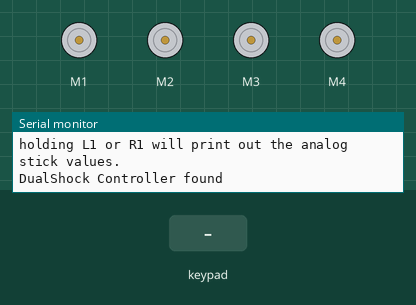
Recording of a sketch running on a simulated Arduino Uno, built with avr-gcc and run on an emulated ATmega328P. Parts: 4 × DC motor (green arrow = forward, orange = backward, longer = faster), the last lines printed to the serial monitor. Inputs (shaded band) come from the test bench.

Above: at 1.7 s.
1.8 s: key 'L' pressed
At 2.04 s:
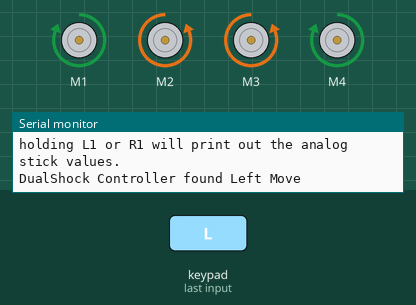
3.7 s: key 'R' pressed
At 3.93 s:
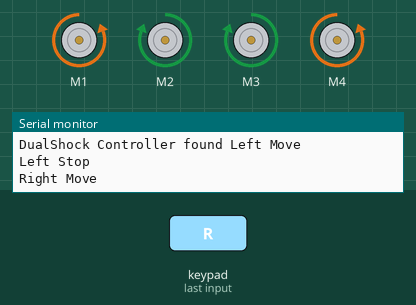
5.6 s: key 'X' pressed
At 5.81 s:
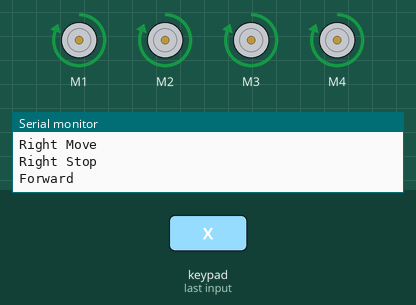
7.5 s: key 'S' pressed
At 7.74 s:
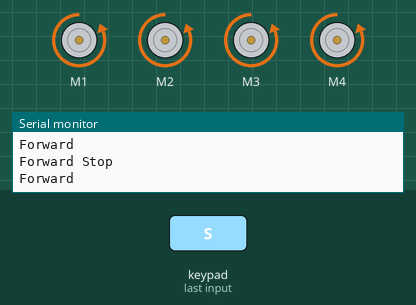
Timing chart, 0 to 10.4 s (numbered marks = the images above; inputs shaded):
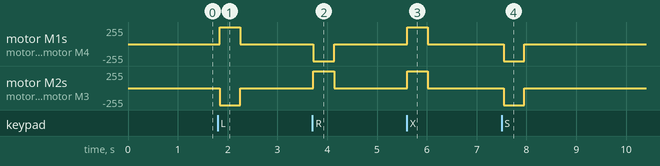

Measured:
- after the input at 1.8 s, motor M1, motor M4: stopped → forward 255/255 at once, → stopped 0.41 s later; motor M2, motor M3: stopped → backward 255/255 at once, → stopped 0.41 s later
- after the input at 3.7 s, motor M1, motor M4: stopped → backward 255/255 at once, → stopped 0.41 s later; motor M2, motor M3: stopped → forward 255/255 at once, → stopped 0.41 s later
- after the input at 5.6 s, motor M1–4: stopped → forward 255/255 at once, → stopped 0.41 s later
- after the input at 7.5 s, motor M1–4: stopped → backward 255/255 at once, → stopped 0.41 s later

The sketch:

PS2X_ash8dbz.ino
```cpp
#include <PS2X_lib.h>  //for v1.6
#include <AFMotor.h>

/******************************************************************
 * Motor initilize.
 *
 ******************************************************************/
AF_DCMotor motor1(1);
AF_DCMotor motor2(2);
AF_DCMotor motor3(3);
AF_DCMotor motor4(4);


/******************************************************************
 * set pins connected to PS2 controller:
 *   - 1e column: original
 *   - 2e colmun: Stef?
 * replace pin numbers by the ones you use
 ******************************************************************/
 // using analog bcoz 0-13 used by motor shield
#define PS2_DAT        A0  //13    changing this from 13 to A0
#define PS2_CMD        A1  //11    changing this from 11 to A1
#define PS2_SEL        A2  //10    changing this from 10 to A2
#define PS2_CLK        A3  //12    changing this from 12 to A3

/******************************************************************
 * select modes of PS2 controller:
 *   - pressures = analog reading of push-butttons
 *   - rumble    = motor rumbling
 * uncomment 1 of the lines for each mode selection
 ******************************************************************/
//#define pressures   true
#define pressures   false
//#define rumble      true
#define rumble      true

PS2X ps2x; // create PS2 Controller Class

//right now, the library does NOT support hot pluggable controllers, meaning
//you must always either restart your Arduino after you connect the controller,
//or call config_gamepad(pins) again after connecting the controller.

int error = 0;
byte type = 0;
byte vibrate = 0;

//to control speed of vehicle
byte v_speed=255;

//int speed_incr(int speed)
//{
//    if(speed>=255)
//    {
//      return 255;
//    }
//    else
//    {
//      return speed+10;
//    }
//}
//
//int speed_decr(int speed)
//{
//    if(speed<=200)
//    {
//      return 200;
//    }
//    else
//    {
//      return speed-10;
//    }
//}

void setup(){

  motor1.run(FORWARD);
  motor2.run(FORWARD);
  motor3.run(FORWARD);
  motor4.run(FORWARD);


  Serial.begin(57600);

  delay(500);  //added delay to give wireless ps2 module some time to startup, before configuring it

  //CHANGES for v1.6 HERE!!! **************PAY ATTENTION*************

  //setup pins and settings: GamePad(clock, command, attention, data, Pressures?, Rumble?) check for error
  error = ps2x.config_gamepad(PS2_CLK, PS2_CMD, PS2_SEL, PS2_DAT, pressures, rumble);

  if(error == 0){
    Serial.print("Found Controller, configured successful ");
    Serial.print("pressures = ");
	if (pressures)
	  Serial.println("true ");
	else
	  Serial.println("false");
	Serial.print("rumble = ");
	if (rumble)
	  Serial.println("true)");
	else
	  Serial.println("false");
    Serial.println("Try out all the buttons, X will vibrate the controller, faster as you press harder;");
    Serial.println("holding L1 or R1 will print out the analog stick values.");
  }
  else if(error == 1)
    Serial.println("No controller found, check wiring, see readme.txt to enable debug. visit www.billporter.info for troubleshooting tips");

  else if(error == 2)
    Serial.println("Controller found but not accepting commands. see readme.txt to enable debug. Visit www.billporter.info for troubleshooting tips");

  else if(error == 3)
    Serial.println("Controller refusing to enter Pressures mode, may not support it. ");

//  Serial.print(ps2x.Analog(1), HEX);

  type = ps2x.readType();
  switch(type) {
    case 0:
      Serial.print("Unknown Controller type found ");
      break;
    case 1:
      Serial.print("DualShock Controller found ");
      break;
    case 2:
      Serial.print("GuitarHero Controller found ");
      break;
	case 3:
      Serial.print("Wireless Sony DualShock Controller found ");
      break;
   }
}

void loop() {
  /* You must Read Gamepad to get new values and set vibration values
     ps2x.read_gamepad(small motor on/off, larger motor strenght from 0-255)
     if you don't enable the rumble, use ps2x.read_gamepad(); with no values
     You should call this at least once a second
   */


  if(error == 1) //skip loop if no controller found
    return;

  else { //DualShock Controller

    ps2x.read_gamepad(false, vibrate); //read controller and set large motor to spin at 'vibrate' speed
    //ps2x.read_gamepad();  //changed this.ash8dbz

//    if(ps2x.Button(PSB_START))         //will be TRUE as long as button is pressed
//      {
//        Serial.println("Start is being held");
//      }
//    if(ps2x.Button(PSB_SELECT))
//      Serial.println("Select is being held");
//
//    if(ps2x.Button(PSB_PAD_UP)) {      //will be TRUE as long as button is pressed
//      Serial.print("Up held this hard: ");
//      Serial.println(ps2x.Analog(PSAB_PAD_UP), DEC);
//    }
    if(ps2x.ButtonPressed(PSB_PAD_RIGHT)){
      //Serial.print("Right held this hard: ");
      //Serial.println(ps2x.Analog(PSAB_PAD_RIGHT), DEC);
      Serial.println("Right Move");
          motor1.run(BACKWARD);
          motor4.run(BACKWARD);
          motor2.run(FORWARD);
          motor3.run(FORWARD);
          motor1.setSpeed(v_speed);
          motor2.setSpeed(v_speed);
          motor3.setSpeed(v_speed);
          motor4.setSpeed(v_speed);
          delay(10);
    }
    if(ps2x.ButtonReleased(PSB_PAD_RIGHT))              //will be TRUE if button was JUST released
      {
        Serial.println("Right Stop");
          motor1.setSpeed(0);
          motor2.setSpeed(0);
          motor3.setSpeed(0);
          motor4.setSpeed(0);
          delay(10);
      }
   // if(ps2x.Button(PSB_PAD_LEFT)){
      //Serial.print("LEFT held this hard: ");
      //Serial.println(ps2x.Analog(PSAB_PAD_LEFT), DEC);
    //}
       if(ps2x.ButtonPressed(PSB_PAD_LEFT)){
      //Serial.print("Right held this hard: ");
      //Serial.println(ps2x.Analog(PSAB_PAD_RIGHT), DEC);
      Serial.println("Left Move");
          motor2.run(BACKWARD);
          motor3.run(BACKWARD);
          motor1.run(FORWARD);
          motor4.run(FORWARD);
          motor1.setSpeed(v_speed);
          motor2.setSpeed(v_speed);
          motor3.setSpeed(v_speed);
          motor4.setSpeed(v_speed);
          delay(10);
    }
    if(ps2x.ButtonReleased(PSB_PAD_LEFT))              //will be TRUE if button was JUST released
      {
        Serial.println("Left Stop");
          motor1.setSpeed(0);
          motor2.setSpeed(0);
          motor3.setSpeed(0);
          motor4.setSpeed(0);
          delay(10);
      }
//    if(ps2x.Button(PSB_PAD_DOWN)){
//      Serial.print("DOWN held this hard: ");
//      Serial.println(ps2x.Analog(PSAB_PAD_DOWN), DEC);
//    }
    //Serial.print(ps2x.Analog(PSAB_TRIANGLE));
    //vibrate = ps2x.Analog(PSAB_TRIANGLE);  //this will set the large motor vibrate speed based on how hard you press the blue (X) button
//    if (ps2x.NewButtonState()) {        //will be TRUE if any button changes state (on to off, or off to on)
//      if(ps2x.Button(PSB_L3))
//        Serial.println("L3 pressed");
//      if(ps2x.Button(PSB_R3))
//        Serial.println("R3 pressed");
//      if(ps2x.Button(PSB_L2))
//        Serial.println("L2 pressed");
//      if(ps2x.Button(PSB_R2))
//        Serial.println("R2 pressed");
//      if(ps2x.Button(PSB_TRIANGLE))
//        Serial.println("Triangle pressed");
    }

    if(ps2x.ButtonPressed(PSB_CROSS))               //will be TRUE if button was JUST pressed
      {
        Serial.println("Forward");
          motor1.run(FORWARD);
          motor2.run(FORWARD);
          motor3.run(FORWARD);
          motor4.run(FORWARD);
          motor1.setSpeed(v_speed);
          motor2.setSpeed(v_speed);
          motor3.setSpeed(v_speed);
          motor4.setSpeed(v_speed);
          delay(10);

      }
    if(ps2x.ButtonReleased(PSB_CROSS))              //will be TRUE if button was JUST released
      {
        Serial.println("Forward Stop");
          motor1.setSpeed(0);
          motor2.setSpeed(0);
          motor3.setSpeed(0);
          motor4.setSpeed(0);
          delay(10);
      }

      if(ps2x.ButtonPressed(PSB_SQUARE))               //will be TRUE if button was JUST pressed
      {
        Serial.println("Forward");
          motor1.run(BACKWARD);
          motor2.run(BACKWARD);
          motor3.run(BACKWARD);
          motor4.run(BACKWARD);
          motor1.setSpeed(v_speed);
          motor2.setSpeed(v_speed);
          motor3.setSpeed(v_speed);
          motor4.setSpeed(v_speed);
          delay(10);

      }
    if(ps2x.ButtonReleased(PSB_SQUARE))              //will be TRUE if button was JUST released
      {
        Serial.println("Forward Stop");
          motor1.setSpeed(0);
          motor2.setSpeed(0);
          motor3.setSpeed(0);
          motor4.setSpeed(0);
          delay(10);
      }

    /*if(ps2x.NewButtonState(PSB_CROSS))               //will be TRUE if button was JUST pressed OR released
      Serial.println("X just changed");
    if(ps2x.ButtonReleased(PSB_SQUARE))              //will be TRUE if button was JUST released
      Serial.println("Square just released");
    */
    if(ps2x.Button(PSB_R1)) { //print stick values if either is TRUE
//      Serial.print("Stick Values:");
//      Serial.print(ps2x.Analog(PSS_LY), DEC); //Left stick, Y axis. Other options: LX, RY, RX
//      Serial.print(",");
//      Serial.print(ps2x.Analog(PSS_LX), DEC);
//      Serial.print(",");
//      Serial.print(ps2x.Analog(PSS_RY), DEC);
//      Serial.print(",");
//      Serial.println(ps2x.Analog(PSS_RX), DEC);
//         v_speed=speed_incr(v_speed);                                                               --ash8dbz

        vibrate = 255;
    }
    else if(ps2x.Button(PSB_R2)) { //print stick values if either is TRUE
//      Serial.print("Stick Values:");
//      Serial.print(ps2x.Analog(PSS_LY), DEC); //Left stick, Y axis. Other options: LX, RY, RX
//      Serial.print(",");
//      Serial.print(ps2x.Analog(PSS_LX), DEC);
//      Serial.print(",");
//      Serial.print(ps2x.Analog(PSS_RY), DEC);
//      Serial.print(",");
//      Serial.println(ps2x.Analog(PSS_RX), DEC);
//         v_speed=speed_decr(v_speed);                                                               --ash8dbz
        vibrate = 0;
    }
     else if(ps2x.Button(PSAB_TRIANGLE)) {
        Serial.print(ps2x.Analog(PSAB_TRIANGLE));

    }

  delay(50);
}
```
